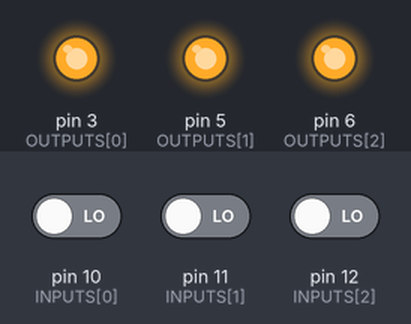
Bench run of a sketch on a simulated Arduino Pro Mini, built with avr-gcc and run on an emulated ATmega328P. On the bench: output pins drawn as LEDs (lit = HIGH). The test bench sets the inputs (shaded band); at power-on: pin 10 (INPUTS[0]) LOW, pin 11 (INPUTS[1]) LOW, pin 12 (INPUTS[2]) LOW. EEPROM starts erased.

Above: at 1.2 s.
1.3 s: pin 10 (INPUTS[0]) driven HIGH
At 4.0 s:
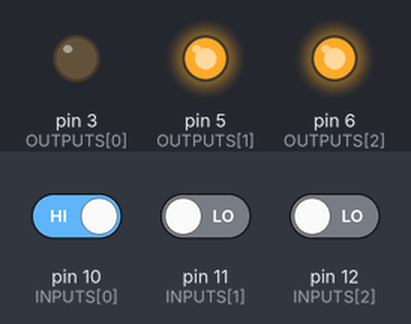
4.3 s: pin 11 (INPUTS[1]) driven HIGH
At 6.6 s:
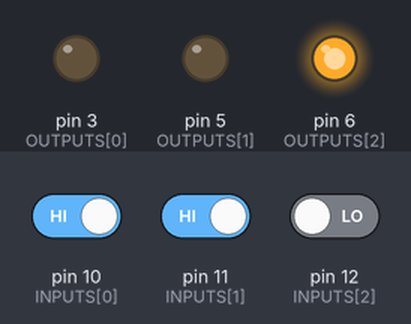
7.3 s: pin 12 (INPUTS[2]) driven HIGH
At 9.1 s:
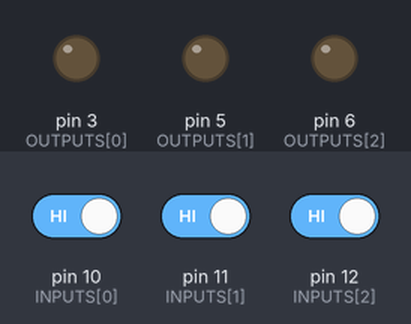
Timing chart, 0 to 10.6 s (numbered marks = the images above; inputs shaded):
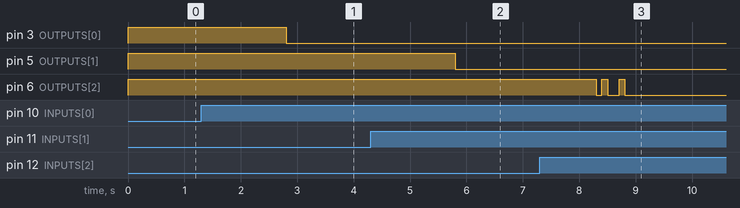

Measured:
- after the input at 1.3 s, pin 3 (OUTPUTS[0]): HIGH → LOW after 1.5 s
- after the input at 4.3 s, pin 5 (OUTPUTS[1]): HIGH → LOW after 1.5 s
- after the input at 7.3 s, pin 6 (OUTPUTS[2]): goes LOW 0.10 s, HIGH 0.10 s, LOW 0.21 s, HIGH 0.10 s, then LOW, starting after 1.0 s

The sketch:

rgb-promini.ino
```cpp
// (licence header left out)
#include <EEPROM.h>

//EEPROM data write offset
#define EEPROM_DATA_OFFSET 0

//Function prototypes
void SaveState();
void LoadState();

//R,G,B
const int NUM_COLORS = 3;

//Time constants for button hold operations
const int HOLD_TIME_CLEAR = 1500;
const int HOLD_TIME_SAVE = 1000;

//This delay determines flash speed for a save operation
const int BLINK_DELAY = 100;

//Amount to use when incrementing PWM value
const int PWM_INCREMENT = 16;

//Input pin mappings
const int INPUTS[NUM_COLORS] = { 10, 11, 12 };

//Output pin mappings
const int OUTPUTS[NUM_COLORS] = { 3, 5, 6 };

//Current PWM values
int Values[NUM_COLORS] = { 0 };

//PWM values last update
int lastValues[NUM_COLORS] = { 0 };

//Current button states (pressed, not pressed)
int curButtonStates[NUM_COLORS] = { LOW };

//Previous button states
int lastButtonStates[NUM_COLORS] = { LOW };

//Flags indicating which buttons are held down
int buttonsHeld[NUM_COLORS] = { 0 };

//Button press timestamps for debouncing
long lastDebounceTimes[NUM_COLORS] = { 0 };

//Debounce delay in milliseconds
long debounceDelay = 30;

void setup()
{
    //Set the pin modes
    for (int i = 0; i < NUM_COLORS; ++i) {
        pinMode(INPUTS[i], INPUT);
        pinMode(OUTPUTS[i], OUTPUT);
    }

    //Write all PWM outputs to zero (off)
    for (int i = 0; i < NUM_COLORS; ++i) {
        analogWrite(OUTPUTS[i], 0);
    }

    //Load saved state from EEPROM
    LoadState();

    //Apply saved state
    for (int i = 0; i < NUM_COLORS; ++i) {
        analogWrite(OUTPUTS[i], Values[i]);
    }
}

void loop()
{
    unsigned long ts = millis();

    //Check channels one at a time
    for (int i = 0; i < NUM_COLORS; ++i) {
        int reading = digitalRead(INPUTS[i]);
        if (reading != lastButtonStates[i]) {
            lastDebounceTimes[i] = ts;
        }

        if ((ts - lastDebounceTimes[i]) > debounceDelay) {
            //Check for button state changes
            if (reading != curButtonStates[i]) {
                curButtonStates[i] = reading;

                //Increase the current channel value when button is pressed and released quickly
                if (curButtonStates[i] == LOW && buttonsHeld[i] == 0) {
                    if (Values[i] == 255)
                        Values[i] = 0;
                    else
                        Values[i] += PWM_INCREMENT;

                    Values[i] = min(Values[i], 255);
                }

                buttonsHeld[i] = 0;
            }
        }

        //If a button is held longer than HOLD_TIME_CLEAR, zero its channel
        //and indicate it was held down (to avoid incrementing above)
        if (curButtonStates[i] == HIGH && ts - lastDebounceTimes[i] > HOLD_TIME_CLEAR) {
            Values[i] = 0;
            buttonsHeld[i] = 1;
        }

        lastButtonStates[i] = reading;
    }

    //Apply the current state if there were any changes
    for (int i = 0; i < NUM_COLORS; ++i) {
        if (Values[i] != lastValues[i]) {
            analogWrite(OUTPUTS[i], Values[i]);
            lastValues[i] = Values[i];
        }
    }

    //If all 3 buttons are held for 1 second, save current state to EEPROM
    if (curButtonStates[0] == HIGH &&
        curButtonStates[1] == HIGH &&
        curButtonStates[2] == HIGH &&
        ts - lastDebounceTimes[0] > HOLD_TIME_SAVE &&
        ts - lastDebounceTimes[1] > HOLD_TIME_SAVE &&
        ts - lastDebounceTimes[2] > HOLD_TIME_SAVE)
    {
        //flash all channels to let user know save op happened
        for (int i = 0; i < NUM_COLORS; ++i) {
            analogWrite(OUTPUTS[i], 0);
        }
        delay(BLINK_DELAY);
        for (int i = 0; i < NUM_COLORS; ++i) {
            analogWrite(OUTPUTS[i], Values[i]);
        }
        delay(BLINK_DELAY);
        for (int i = 0; i < NUM_COLORS; ++i) {
            analogWrite(OUTPUTS[i], 0);
        }
        delay(BLINK_DELAY);

        for (int i = 0; i < NUM_COLORS; ++i) {
            analogWrite(OUTPUTS[i], Values[i]);
        }

        buttonsHeld[0] = buttonsHeld[1] = buttonsHeld[2] = 1;
        SaveState();
    }
}

//Save the global state (Values[]) to EEPROM
void SaveState()
{
    for (int i = 0; i < NUM_COLORS; i++)
    {
        EEPROM.write(i + EEPROM_DATA_OFFSET, Values[i]);
    }
}

//Load the global state (Values[]) from EEPROM
void LoadState()
{
    for (int i = 0; i < NUM_COLORS; i++)
    {
        Values[i] = lastValues[i] = EEPROM.read(i + EEPROM_DATA_OFFSET);
    }
}
```
